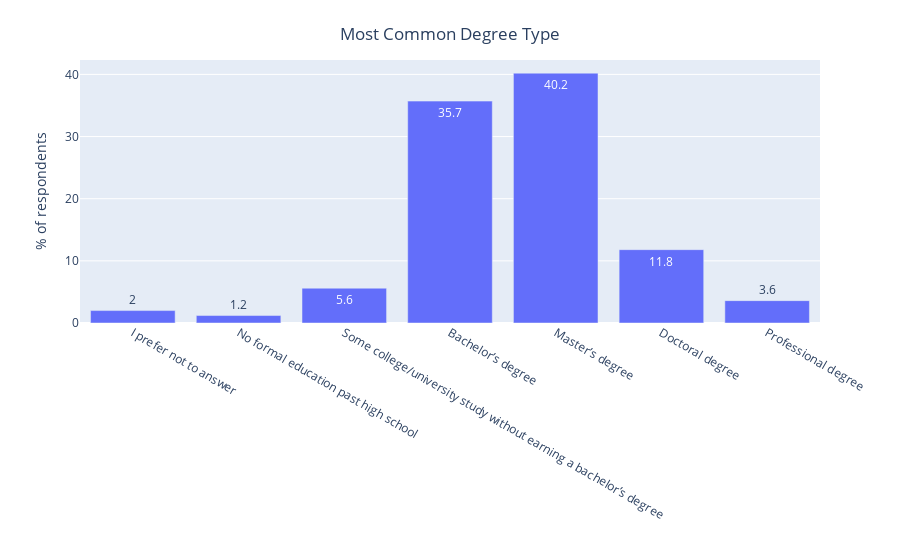

Notebook code for this chart:
### Code cell
question_name = 'Q4'
responses_in_order = ["I prefer not to answer","No formal education past high school",
                      "Some college/university study without earning a bachelor’s degree",
                      "Bachelor’s degree","Master’s degree","Doctoral degree","Professional degree"]
sorted_percentages = count_then_return_percent(responses_df,question_name)[responses_in_order]
title_for_chart = 'Most Common Degree Type'
title_for_y_axis = '% of respondents'
orientation_for_chart = 'v'
  
plotly_bar_chart(response_counts=sorted_percentages,
                 title=title_for_chart,
                 y_axis_title=title_for_y_axis,
                 orientation=orientation_for_chart)

### Figure 1 — Plotly figure (JSON) as saved in the notebook; plotly's stock layout.template omitted (floating-point values rounded to 4 significant figures)
{"data": [{"alignmentgroup": "True", "hovertemplate": "variable=Q4<br>=%{x}<br>% of respondents=%{y}<br>text=%{text}<extra></extra>", "legendgroup": "Q4", "marker": {"color": "#636efa"}, "name": "Q4", "offsetgroup": "Q4", "orientation": "v", "showlegend": true, "text": [2.0, 1.2, 5.6, 35.7, 40.2, 11.8, 3.6], "textposition": "auto", "type": "bar", "x": ["I prefer not to answer", "No formal education past high school", "Some college/university study without earning a bachelor’s degree", "Bachelor’s degree", "Master’s degree", "Doctoral degree", "Professional degree"], "xaxis": "x", "y": [2.0, 1.2, 5.6, 35.7, 40.2, 11.8, 3.6], "yaxis": "y"}], "layout": {"barmode": "relative", "legend": {"title": {"text": "variable"}, "tracegroupgap": 0}, "margin": {"t": 60}, "showlegend": false, "title": {"text": "Most Common Degree Type", "x": 0.5, "y": 0.95}, "xaxis": {"anchor": "y", "domain": [0.0, 1.0], "title": {"text": ""}}, "yaxis": {"anchor": "x", "domain": [0.0, 1.0], "title": {"text": "% of respondents"}}}}
